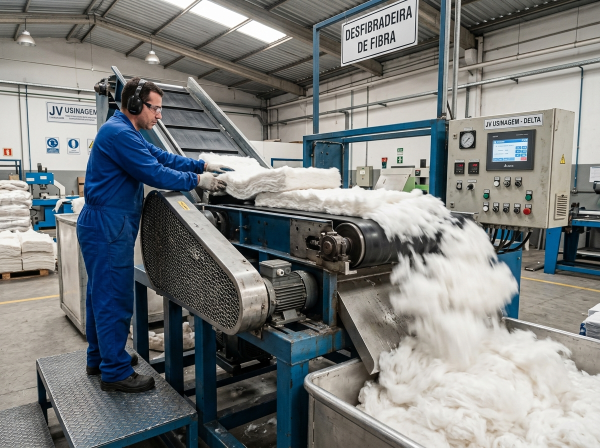
#> input picture novas_imagens_geradas_maquinas/desfibradeira_jv_usinagem_gerada.jpg, 1200 x 896 px (shown at 1/2 size)
$ python extrair_metricas.py ../novas_imagens_geradas_maquinas/desfibradeira_jv_usinagem_gerada.jpg ../novas_imagens_geradas_maquinas/enchedora_travesseiros_jv_gerada.jpg
#> lines starting #> are read from the running program, lines starting #| are printed output that depends on the picture
"""
Extrator de Métricas de Design e Paleta de Cores para Programação Visual
Lê uma imagem de referência e gera um design_tokens.json pronto para ser
consumido por código (Playwright, Canvas, HTML/CSS).
"""
import sys
import json
from pathlib import Path
from PIL import Image

def rgb_to_hex(r, g, b) -> str:
    return f"#{r:02x}{g:02x}{b:02x}".upper()

def extrair_cores_dominantes(im: Image.Image, num_cores: int = 5) -> list[str]:
    # Reduz para velocidade mantendo proporções cromáticas
    pequena = im.convert("RGB").resize((150, 150))
    # Quantiza com octree para achar paleta representativa
    quant = pequena.quantize(colors=num_cores, method=Image.Quantize.MEDIANCUT)
    palette = quant.getpalette()[:num_cores * 3]
    cores = []
    for i in range(0, len(palette), 3):
        r, g, b = palette[i], palette[i+1], palette[i+2]
        cores.append(rgb_to_hex(r, g, b))
    return cores

def analisar_imagem(caminho_imagem: str, output_json: str = None) -> dict:
    p = Path(caminho_imagem)
    if not p.exists():
        raise FileNotFoundError(f"Arquivo não encontrado: {caminho_imagem}")

    with Image.open(p) as im:
#> im is the input picture: PIL image 1200x896 RGB; mean R, G, B 123.1, 125.9, 125.1
        w, h = im.size
#> w = 1200; h = 896
        razao = round(w / h, 3)
#> razao = 1.34

        if abs(razao - 0.8) < 0.05:
            formato = "Feed Vertical 4:5 (1080x1350)"
        elif abs(razao - 1.0) < 0.05:
            formato = "Quadrado 1:1 (1080x1080)"
        elif abs(razao - 0.562) < 0.05:
            formato = "Stories / Reels 9:16 (1080x1920)"
        else:
            formato = f"Customizado ({w}x{h} px, proporção {razao})"

        cores = extrair_cores_dominantes(im, 6)
#> in extrair_cores_dominantes, `pequena = im.convert("RGB").resize((150, 150))`:
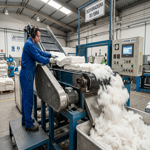
#> pequena: PIL image 150x150 RGB; mean R, G, B 123.1, 125.9, 125.1
#> in extrair_cores_dominantes, `quant = pequena.quantize(colors=num_cores, method=Image.Quantize.MEDIA..`:
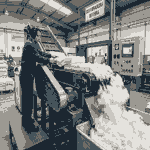
#> quant: PIL image 150x150 P; mean R, G, B 124.6, 127.3, 126.6
#> in extrair_cores_dominantes, `palette = quant.getpalette()[:num_cores * 3]`: palette = [228, 226, 221, 202, 199, 193, 156, 153, 146, 112, 108, 102, 70, 84, 91, 28, 39, 49]
#> the loop in extrair_cores_dominantes, `for i in range(0, len(palette), 3):` made 6 passes
#> (i, r, g, b) on passes 2 to 6: (3, 202, 199, 193), (6, 156, 153, 146), (9, 112, 108, 102), (12, 70, 84, 91), (15, 28, 39, 49)
#> (r, g, b) on pass 1: (228, 226, 221)
#> after the loop in extrair_cores_dominantes, `for i in range(0, len(palette), 3):`: cores = ['#E4E2DD', '#CAC7C1', '#9C9992', '#706C66', '#46545B', '#1C2731']

    # Identifica potenciais papéis de cores
    fundo_estimado = cores[0]
#> fundo_estimado = '#E4E2DD'
    texto_estimado = cores[-1]
#> texto_estimado = '#1C2731'
    acento_estimado = cores[1] if len(cores) > 1 else cores[0]
#> acento_estimado = '#CAC7C1'

    tokens = {
        "arquivo_referencia": p.name,
        "dimensoes_originais": { "largura": w, "altura": h },
        "formato_detectado": formato,
        "safe_zone_instagram_feed_px": {
            "largura": min(w, 1080),
            "altura": min(w, 1080),
            "offset_topo_px": max(0, int((h - w) / 2)) if h > w else 0
        },
        "paleta_hex": {
            "fundo_canvas": fundo_estimado,
            "acento_principal": acento_estimado,
            "texto_dominante": texto_estimado,
            "todas_cores_extraidas": cores
        },
        "css_variables_snippet": (
            f":root {{\n"
            f"  --canvas-bg: {fundo_estimado};\n"
            f"  --brand-accent: {acento_estimado};\n"
            f"  --text-main: {texto_estimado};\n"
            f"}}"
        )
    }

    if output_json:
        out_path = Path(output_json)
        out_path.write_text(json.dumps(tokens, indent=2, ensure_ascii=False), encoding="utf-8")
        print(f"Design tokens salvos com sucesso em: {out_path}")

    return tokens

if __name__ == "__main__":
    caminho = sys.argv[1] if len(sys.argv) > 1 else ""
    if caminho:
        saida = sys.argv[2] if len(sys.argv) > 2 else "design_tokens.json"
        res = analisar_imagem(caminho, saida)
#> res = 6 items
        print(json.dumps(res, indent=2, ensure_ascii=False))
#> (printed output is left out)
    else:
        print("Uso: python extrair_metricas.py <caminho_imagem> [caminho_saida_json]")

$ run again, on novas_imagens_geradas_maquinas/projetos_especiais_jv_gerada.jpg
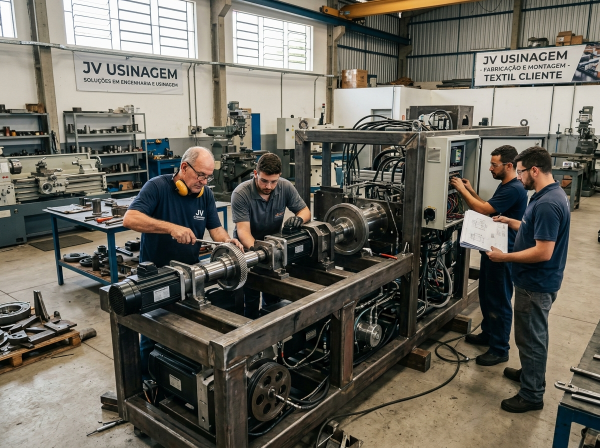
#> input picture novas_imagens_geradas_maquinas/projetos_especiais_jv_gerada.jpg, 1200 x 896 px (shown at 1/2 size)
#> in analisar_imagem, im is the input picture: PIL image 1200x896 RGB; mean R, G, B 106.2, 102.8, 93.1
#> in extrair_cores_dominantes, `pequena = im.convert("RGB").resize((150, 150))`:
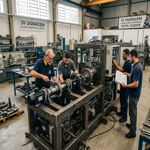
#> pequena: PIL image 150x150 RGB; mean R, G, B 106.2, 102.8, 93
#> in extrair_cores_dominantes, `quant = pequena.quantize(colors=num_cores, method=Image.Quantize.MEDIA..`:
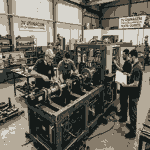
#> quant: PIL image 150x150 P; mean R, G, B 106.2, 102.8, 92.9
#> palette = [215, 213, 206, 180, 170, 153, 135, 124, 107, 85, 77, 65, 51, 56, 52, 21, 26, 24]
#> the loop in extrair_cores_dominantes, `for i in range(0, len(palette), 3):` made 6 passes
#> (i, r, g, b) on passes 2 to 6: (3, 180, 170, 153), (6, 135, 124, 107), (9, 85, 77, 65), (12, 51, 56, 52), (15, 21, 26, 24)
#> after the loop in extrair_cores_dominantes, `for i in range(0, len(palette), 3):`: cores = ['#D7D5CE', '#B4AA99', '#877C6B', '#554D41', '#333834', '#151A18']
#> fundo_estimado = '#D7D5CE'
#> texto_estimado = '#151A18'
#> acento_estimado = '#B4AA99'
#> res = 6 items
#> (printed output is left out)

$ run again, on novas_imagens_geradas_maquinas/tesourinha_estopa_jv_gerada.jpg
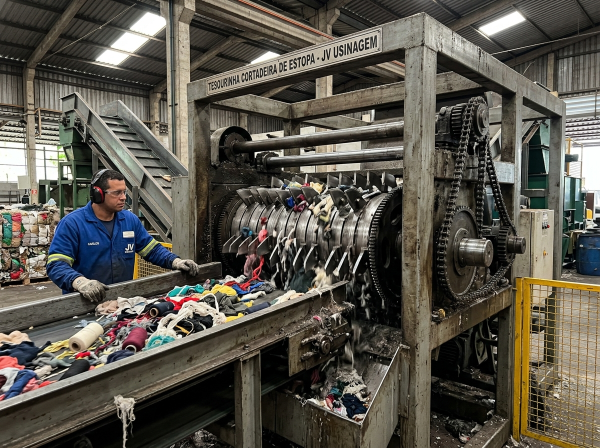
#> input picture novas_imagens_geradas_maquinas/tesourinha_estopa_jv_gerada.jpg, 1200 x 896 px (shown at 1/2 size)
#> in analisar_imagem, im is the input picture: PIL image 1200x896 RGB; mean R, G, B 89.5, 85.5, 76.1
#> in extrair_cores_dominantes, `pequena = im.convert("RGB").resize((150, 150))`:
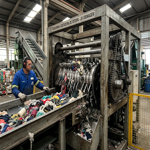
#> pequena: PIL image 150x150 RGB; mean R, G, B 89.5, 85.5, 76.1
#> in extrair_cores_dominantes, `quant = pequena.quantize(colors=num_cores, method=Image.Quantize.MEDIA..`:
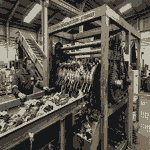
#> quant: PIL image 150x150 P; mean R, G, B 89.2, 85.1, 75.7
#> palette = [192, 188, 173, 144, 137, 119, 121, 109, 90, 89, 88, 80, 63, 57, 49, 21, 23, 24]
#> the loop in extrair_cores_dominantes, `for i in range(0, len(palette), 3):` made 6 passes
#> (i, r, g, b) on passes 2 to 6: (3, 144, 137, 119), (6, 121, 109, 90), (9, 89, 88, 80), (12, 63, 57, 49), (15, 21, 23, 24)
#> after the loop in extrair_cores_dominantes, `for i in range(0, len(palette), 3):`: cores = ['#C0BCAD', '#908977', '#796D5A', '#595850', '#3F3931', '#151718']
#> fundo_estimado = '#C0BCAD'
#> texto_estimado = '#151718'
#> acento_estimado = '#908977'
#> res = 6 items
#> (printed output is left out)
